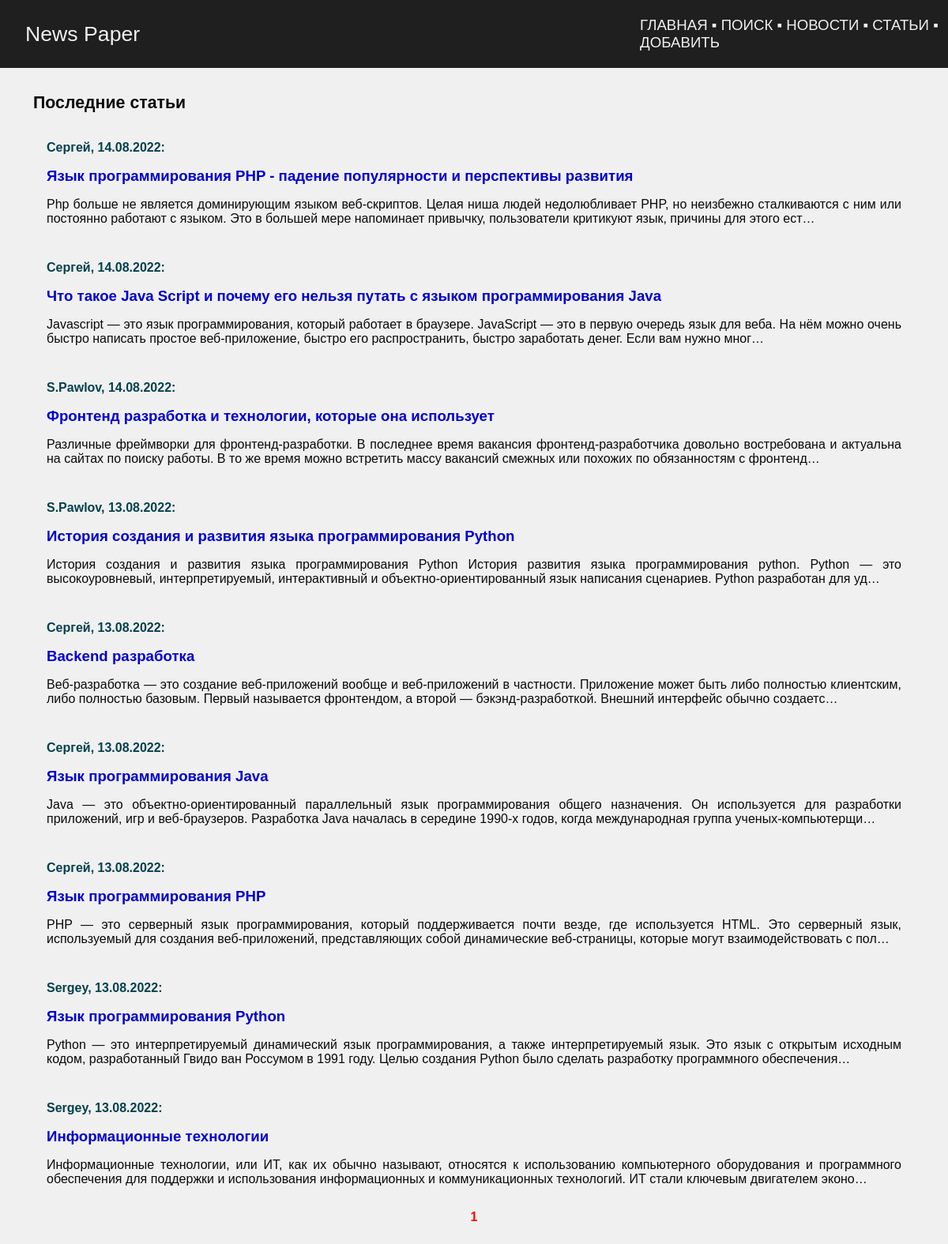
The page /articles/ on the database as committed earlier.
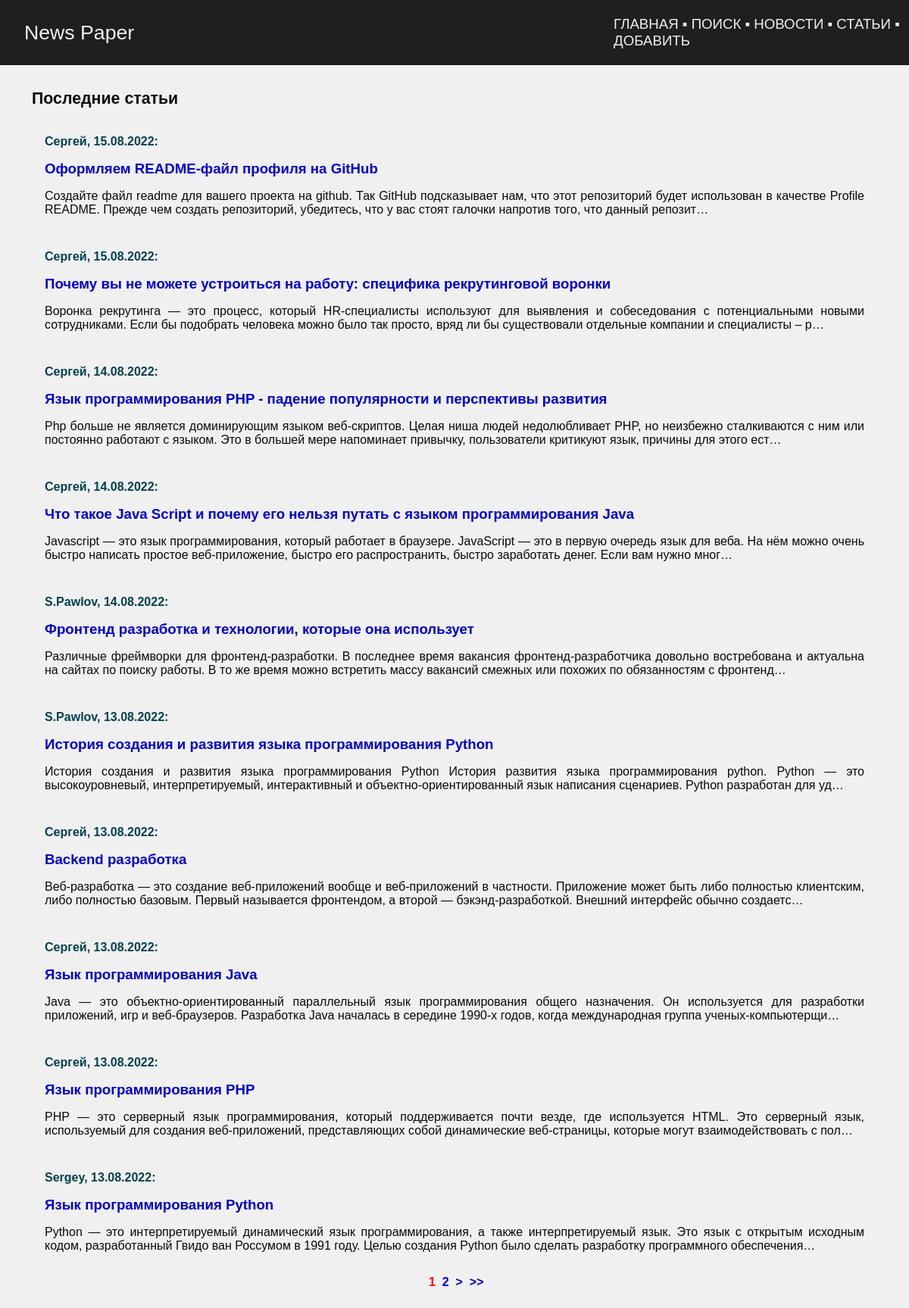
The same page on the database as committed later.
### news/models.py (models this page shows, shortened)
class Post(models.Model):
    author_post = models.ForeignKey(
        Author, on_delete=models.CASCADE, verbose_name='Автор',
    )
    ARTICLE = 'ART'
    NEWS = 'NWS'
    CHOICE_CAT = [
        (ARTICLE, 'Статья'),
        (NEWS, 'Новость'),
    ]
    type_cat = models.CharField(
        max_length=3, choices=CHOICE_CAT, default=ARTICLE,
        verbose_name='Тип контента',
    )
    date_pub = models.DateTimeField(
        auto_now_add=True, verbose_name='Дата публикации',
    )
    post_cat = models.ManyToManyField(
        Category, through='PostCategory', verbose_name='Категория',
    )
    name = models.CharField(
        max_length=128, verbose_name='Название',
    )
    content = models.TextField(
        verbose_name='Контент',
    )
    content_rate = models.SmallIntegerField(
        default=0,
        verbose_name='Рейтинг',
    )
    class Meta:
        verbose_name = 'Пост'
        verbose_name_plural = 'Посты'

class Author(models.Model):
    author_user = models.OneToOneField(
        User,
        on_delete=models.CASCADE,
    )
    author_rate = models.SmallIntegerField(
        default=0,
    )
    def __str__(self):
        return self.author_user.username
    class Meta:
        verbose_name = 'Автор'
        verbose_name_plural = 'Авторы'

### news/views.py (the view)
# urls.py: path('articles/', ArticlesView.as_view(), name='articles'),
class ArticlesView(ListView):
    queryset = Post.objects.filter(type_cat='ART')
    ordering = '-date_pub'
    template_name = 'articles.html'
    context_object_name = 'articles'
    paginate_by = 10

### news/templatetags/censor.py (called while the page is built)
@register.filter()
def censor(in_text):
    censured_text = in_text
    with open('static/json/bad_words.json', 'r') as censor_file:
        bad_text = json.load(censor_file)
    for word in censured_text.split():
        if word.lower() in bad_text:
            censured_text = censured_text.replace(
                word,
                f'{word[0]}{"*" * (len(word) - 1)}'
            )
    return censured_text

### news/templatetags/news_tags.py (called while the page is built)
@register.simple_tag(takes_context=True)
def url_replace(context, **kwargs):
    d = context['request'].GET.copy()
    for k, v in kwargs.items():
        d[k] = v
    return d.urlencode()

### templates/articles.html (shortened to what this page needs)
{% extends 'default.html' %}
{% load censor %}
{% load news_tags %}
{% block content %}
<table class="news">
    <tr>
        <th>Последние статьи</th>
    </tr>
    <tr>
        <td>
            <table>
            {% for nw in articles %}
            <tr>
                <td>
                    <p class="metanews">
                        {{ nw.author_post }}, {{ nw.date_pub|date:'d.m.Y' }}:
                    </p>
                    <a class="news_title" href="{% url 'news:detail' nw.id %}">
                        {{ nw.name|censor }}
                    </a>
                    <br>
                    <p>{{ nw.content|censor|truncatechars:250|safe }}</p>
                </td>
            </tr>
            {% endfor %}
            </table>
        </td>
    </tr>
</table>
<div class="pagination">
    <span class="current">&nbsp;{{ page_obj.number }}&nbsp;</span>
    {% if page_obj.has_next %}
        <a href="?{% url_replace page=page_obj.next_page_number %}">{{ page_obj.next_page_number }}</a>
        <a href="?{% url_replace page=page_obj.next_page_number %}">&nbsp;></a>
        <a href="?{% url_replace page=page_obj.paginator.num_pages %}">&nbsp;>></a>
    {% endif %}
</div>
{% endblock content %}

Rows that differ between the two databases and show on the page:
no longer on this page (row unchanged): Post: author_post "Sergey", date_pub "13.08.2022", name|censor "Информационные технологии", content|censor "Информационные технологии, или ИТ, как их обычно называют, относятся к использованию компьютерного оборудования и программного обеспечения для поддержки и использования информационных и коммуникационных технологий. ИТ стали ключевым двигателем эконо…"
added Post: author_post "Сергей", date_pub "15.08.2022", name|censor "Оформляем README-файл профиля на GitHub", content|censor "Создайте файл readme для вашего проекта на github. Так GitHub подсказывает нам, что этот репозиторий будет использован в качестве Profile README. Прежде чем создать репозиторий, убедитесь, что у вас стоят галочки напротив того, что данный репозит…"
added Post: author_post "Сергей", date_pub "15.08.2022", name|censor "Почему вы не можете устроиться на работу: специфика рекрутинговой воронки", content|censor "Воронка рекрутинга — это процесс, который HR-специалисты используют для выявления и собеседования с потенциальными новыми сотрудниками. Если бы подобрать человека можно было так просто, вряд ли бы существовали отдельные компании и специалисты – р…"
Other text that changed with them:
{{ page_obj.next_page_number }}: (not shown) → "2"
